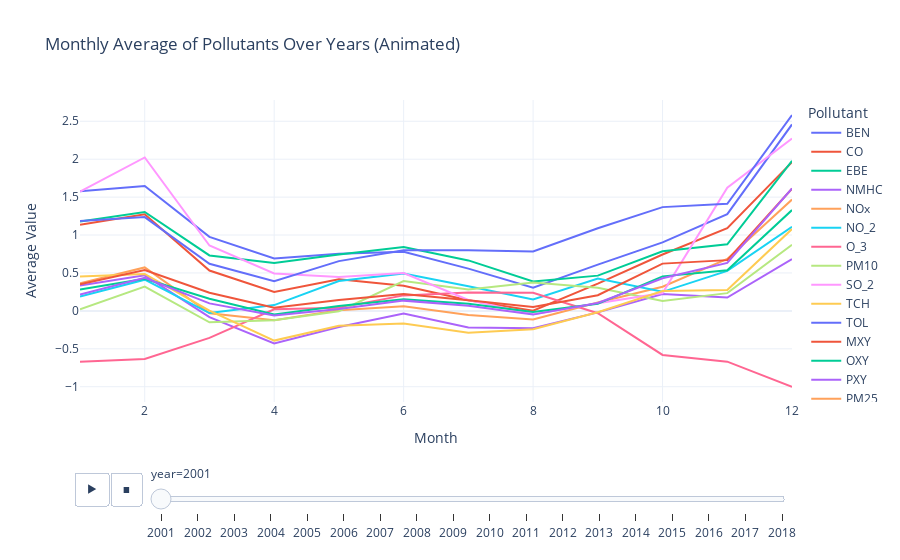

Here is the notebook cell this chart was saved with:
### Code cell
# --- MONTHLY AVERAGE PLOT (across all years) ---
scaled_data['month'] = scaled_data['date'].dt.month

monthly_avg = scaled_data.groupby(['month', 'year'])[pollutants].mean().reset_index()
melted_monthly = monthly_avg.melt(id_vars=['month', 'year'], var_name='Pollutant', value_name='Average')

fig_monthly = px.line(melted_monthly, x='month', y='Average', color='Pollutant', 
                      animation_frame='year', 
                      title='Monthly Average of Pollutants Over Years (Animated)',
                      labels={"month": "Month", "Average": "Average Value"})
fig_monthly.update_layout(template="plotly_white")
fig_monthly.show()

### Figure 1 — Plotly figure (JSON) as saved in the notebook; plotly's stock layout.template omitted (floating-point values rounded to 4 significant figures)
{"data": [{"hovertemplate": "Pollutant=BEN<br>year=2001<br>Month=%{x}<br>Average Value=%{y}<extra></extra>", "legendgroup": "BEN", "line": {"color": "#636efa", "dash": "solid"}, "marker": {"symbol": "circle"}, "mode": "lines", "name": "BEN", "orientation": "v", "showlegend": true, "type": "scatter", "x": [1, 2, 3, 4, 5, 6, 7, 8, 9, 10, 11, 12], "xaxis": "x", "y": [1.578, 1.647, 0.9758, 0.6904, 0.7531, 0.7786, 0.5576, 0.3068, 0.6092, 0.9024, 1.275, 2.458], "yaxis": "y"}, {"hovertemplate": "Pollutant=CO<br>year=2001<br>Month=%{x}<br>Average Value=%{y}<extra></extra>", "legendgroup": "CO", "line": {"color": "#EF553B", "dash": "solid"}, "marker": {"symbol": "circle"}, "mode": "lines", "name": "CO", "orientation": "v", "showlegend": true, "type": "scatter", "x": [1, 2, 3, 4, 5, 6, 7, 8, 9, 10, 11, 12], "xaxis": "x", "y": [1.136, 1.273, 0.5318, 0.2491, 0.4164, 0.3308, 0.1413, 0.002661, 0.3602, 0.7437, 1.091, 1.961], "yaxis": "y"}, {"hovertemplate": "Pollutant=EBE<br>year=2001<br>Month=%{x}<br>Average Value=%{y}<extra></extra>", "legendgroup": "EBE", "line": {"color": "#00cc96", "dash": "solid"}, "marker": {"symbol": "circle"}, "mode": "lines", "name": "EBE", "orientation": "v", "showlegend": true, "type": "scatter", "x": [1, 2, 3, 4, 5, 6, 7, 8, 9, 10, 11, 12], "xaxis": "x", "y": [1.177, 1.304, 0.7312, 0.6299, 0.7423, 0.8432, 0.6654, 0.3882, 0.4647, 0.786, 0.8772, 1.979], "yaxis": "y"}, {"hovertemplate": "Pollutant=NMHC<br>year=2001<br>Month=%{x}<br>Average Value=%{y}<extra></extra>", "legendgroup": "NMHC", "line": {"color": "#ab63fa", "dash": "solid"}, "marker": {"symbol": "circle"}, "mode": "lines", "name": "NMHC", "orientation": "v", "showlegend": true, "type": "scatter", "x": [1, 2, 3, 4, 5, 6, 7, 8, 9, 10, 11, 12], "xaxis": "x", "y": [0.3336, 0.4688, -0.0834, -0.4281, -0.2127, -0.036, -0.2204, -0.2289, -0.01971, 0.2227, 0.1764, 0.6817], "yaxis": "y"}, {"hovertemplate": "Pollutant=NOx<br>year=2001<br>Month=%{x}<br>Average Value=%{y}<extra></extra>", "legendgroup": "NOx", "line": {"color": "#FFA15A", "dash": "solid"}, "marker": {"symbol": "circle"}, "mode": "lines", "name": "NOx", "orientation": "v", "showlegend": true, "type": "scatter", "x": [1, 2, 3, 4, 5, 6, 7, 8, 9, 10, 11, 12], "xaxis": "x", "y": [0.3634, 0.5726, -0.03189, -0.1241, 0.009867, 0.06114, -0.05531, -0.1148, 0.1096, 0.3188, 0.6852, 1.467], "yaxis": "y"}, {"hovertemplate": "Pollutant=NO_2<br>year=2001<br>Month=%{x}<br>Average Value=%{y}<extra></extra>", "legendgroup": "NO_2", "line": {"color": "#19d3f3", "dash": "solid"}, "marker": {"symbol": "circle"}, "mode": "lines", "name": "NO_2", "orientation": "v", "showlegend": true, "type": "scatter", "x": [1, 2, 3, 4, 5, 6, 7, 8, 9, 10, 11, 12], "xaxis": "x", "y": [0.1906, 0.4114, -0.02905, 0.07654, 0.3936, 0.4922, 0.3241, 0.1516, 0.4279, 0.2511, 0.5278, 1.11], "yaxis": "y"}, {"hovertemplate": "Pollutant=O_3<br>year=2001<br>Month=%{x}<br>Average Value=%{y}<extra></extra>", "legendgroup": "O_3", "line": {"color": "#FF6692", "dash": "solid"}, "marker": {"symbol": "circle"}, "mode": "lines", "name": "O_3", "orientation": "v", "showlegend": true, "type": "scatter", "x": [1, 2, 3, 4, 5, 6, 7, 8, 9, 10, 11, 12], "xaxis": "x", "y": [-0.6693, -0.6351, -0.3558, 0.02001, 0.04003, 0.2042, 0.241, 0.239, -0.03167, -0.5805, -0.67, -1.002], "yaxis": "y"}, {"hovertemplate": "Pollutant=PM10<br>year=2001<br>Month=%{x}<br>Average Value=%{y}<extra></extra>", "legendgroup": "PM10", "line": {"color": "#B6E880", "dash": "solid"}, "marker": {"symbol": "circle"}, "mode": "lines", "name": "PM10", "orientation": "v", "showlegend": true, "type": "scatter", "x": [1, 2, 3, 4, 5, 6, 7, 8, 9, 10, 11, 12], "xaxis": "x", "y": [0.0218, 0.3201, -0.1501, -0.1245, -0.00451, 0.3935, 0.2813, 0.3756, 0.3036, 0.1302, 0.2338, 0.8728], "yaxis": "y"}, {"hovertemplate": "Pollutant=SO_2<br>year=2001<br>Month=%{x}<br>Average Value=%{y}<extra></extra>", "legendgroup": "SO_2", "line": {"color": "#FF97FF", "dash": "solid"}, "marker": {"symbol": "circle"}, "mode": "lines", "name": "SO_2", "orientation": "v", "showlegend": true, "type": "scatter", "x": [1, 2, 3, 4, 5, 6, 7, 8, 9, 10, 11, 12], "xaxis": "x", "y": [1.573, 2.023, 0.8616, 0.4924, 0.4456, 0.4991, 0.1437, -0.04283, 0.1003, 0.2352, 1.625, 2.273], "yaxis": "y"}, {"hovertemplate": "Pollutant=TCH<br>year=2001<br>Month=%{x}<br>Average Value=%{y}<extra></extra>", "legendgroup": "TCH", "line": {"color": "#FECB52", "dash": "solid"}, "marker": {"symbol": "circle"}, "mode": "lines", "name": "TCH", "orientation": "v", "showlegend": true, "type": "scatter", "x": [1, 2, 3, 4, 5, 6, 7, 8, 9, 10, 11, 12], "xaxis": "x", "y": [0.4532, 0.4862, 0.002095, -0.3917, -0.1975, -0.1655, -0.289, -0.2418, -0.01782, 0.2626, 0.275, 1.079], "yaxis": "y"}, {"hovertemplate": "Pollutant=TOL<br>year=2001<br>Month=%{x}<br>Average Value=%{y}<extra></extra>", "legendgroup": "TOL", "line": {"color": "#636efa", "dash": "solid"}, "marker": {"symbol": "circle"}, "mode": "lines", "name": "TOL", "orientation": "v", "showlegend": true, "type": "scatter", "x": [1, 2, 3, 4, 5, 6, 7, 8, 9, 10, 11, 12], "xaxis": "x", "y": [1.184, 1.236, 0.6204, 0.3914, 0.6559, 0.8005, 0.8005, 0.7831, 1.089, 1.368, 1.412, 2.581], "yaxis": "y"}, {"hovertemplate": "Pollutant=MXY<br>year=2001<br>Month=%{x}<br>Average Value=%{y}<extra></extra>", "legendgroup": "MXY", "line": {"color": "#EF553B", "dash": "solid"}, "marker": {"symbol": "circle"}, "mode": "lines", "name": "MXY", "orientation": "v", "showlegend": true, "type": "scatter", "x": [1, 2, 3, 4, 5, 6, 7, 8, 9, 10, 11, 12], "xaxis": "x", "y": [0.3498, 0.5381, 0.2392, 0.04208, 0.1444, 0.2237, 0.1413, 0.05196, 0.2063, 0.6231, 0.6691, 1.611], "yaxis": "y"}, {"hovertemplate": "Pollutant=OXY<br>year=2001<br>Month=%{x}<br>Average Value=%{y}<extra></extra>", "legendgroup": "OXY", "line": {"color": "#00cc96", "dash": "solid"}, "marker": {"symbol": "circle"}, "mode": "lines", "name": "OXY", "orientation": "v", "showlegend": true, "type": "scatter", "x": [1, 2, 3, 4, 5, 6, 7, 8, 9, 10, 11, 12], "xaxis": "x", "y": [0.2831, 0.4222, 0.1594, -0.04866, 0.06391, 0.1519, 0.09283, -0.01502, 0.09278, 0.4549, 0.5343, 1.33], "yaxis": "y"}, {"hovertemplate": "Pollutant=PXY<br>year=2001<br>Month=%{x}<br>Average Value=%{y}<extra></extra>", "legendgroup": "PXY", "line": {"color": "#ab63fa", "dash": "solid"}, "marker": {"symbol": "circle"}, "mode": "lines", "name": "PXY", "orientation": "v", "showlegend": true, "type": "scatter", "x": [1, 2, 3, 4, 5, 6, 7, 8, 9, 10, 11, 12], "xaxis": "x", "y": [0.2148, 0.4351, 0.09897, -0.06063, 0.0262, 0.1351, 0.06613, -0.04918, 0.1038, 0.4298, 0.6332, 1.614], "yaxis": "y"}, {"hovertemplate": "Pollutant=PM25<br>year=2001<br>Month=%{x}<br>Average Value=%{y}<extra></extra>", "legendgroup": "PM25", "line": {"color": "#FFA15A", "dash": "solid"}, "marker": {"symbol": "circle"}, "mode": "lines", "name": "PM25", "orientation": "v", "showlegend": true, "type": "scatter", "x": [1, 2, 3, 4, 5, 6, 7, 8, 9, 10, 11, 12], "xaxis": "x", "y": [null, null, null, null, null, null, null, null, null, null, null, null], "yaxis": "y"}, {"hovertemplate": "Pollutant=CH4<br>year=2001<br>Month=%{x}<br>Average Value=%{y}<extra></extra>", "legendgroup": "CH4", "line": {"color": "#19d3f3", "dash": "solid"}, "marker": {"symbol": "circle"}, "mode": "lines", "name": "CH4", "orientation": "v", "showlegend": true, "type": "scatter", "x": [1, 2, 3, 4, 5, 6, 7, 8, 9, 10, 11, 12], "xaxis": "x", "y": [null, null, null, null, null, null, null, null, null, null, null, null], "yaxis": "y"}, {"hovertemplate": "Pollutant=NO<br>year=2001<br>Month=%{x}<br>Average Value=%{y}<extra></extra>", "legendgroup": "NO", "line": {"color": "#FF6692", "dash": "solid"}, "marker": {"symbol": "circle"}, "mode": "lines", "name": "NO", "orientation": "v", "showlegend": true, "type": "scatter", "x": [1, 2, 3, 4, 5, 6, 7, 8, 9, 10, 11, 12], "xaxis": "x", "y": [null, null, null, null, null, null, null, null, null, null, null, null], "yaxis": "y"}], "layout": {"legend": {"title": {"text": "Pollutant"}, "tracegroupgap": 0}, "sliders": [{"active": 0, "currentvalue": {"prefix": "year="}, "len": 0.9, "pad": {"b": 10, "t": 60}, "steps": [{"args": [["2001"], {"frame": {"duration": 0, "redraw": false}, "fromcurrent": true, "mode": "immediate", "transition": {"duration": 0, "easing": "linear"}}], "label": "2001", "method": "animate"}, {"args": [["2002"], {"frame": {"duration": 0, "redraw": false}, "fromcurrent": true, "mode": "immediate", "transition": {"duration": 0, "easing": "linear"}}], "label": "2002", "method": "animate"}, {"args": [["2003"], {"frame": {"duration": 0, "redraw": false}, "fromcurrent": true, "mode": "immediate", "transition": {"duration": 0, "easing": "linear"}}], "label": "2003", "method": "animate"}, {"args": [["2004"], {"frame": {"duration": 0, "redraw": false}, "fromcurrent": true, "mode": "immediate", "transition": {"duration": 0, "easing": "linear"}}], "label": "2004", "method": "animate"}, {"args": [["2005"], {"frame": {"duration": 0, "redraw": false}, "fromcurrent": true, "mode": "immediate", "transition": {"duration": 0, "easing": "linear"}}], "label": "2005", "method": "animate"}, {"args": [["2006"], {"frame": {"duration": 0, "redraw": false}, "fromcurrent": true, "mode": "immediate", "transition": {"duration": 0, "easing": "linear"}}], "label": "2006", "method": "animate"}, {"args": [["2007"], {"frame": {"duration": 0, "redraw": false}, "fromcurrent": true, "mode": "immediate", "transition": {"duration": 0, "easing": "linear"}}], "label": "2007", "method": "animate"}, {"args": [["2008"], {"frame": {"duration": 0, "redraw": false}, "fromcurrent": true, "mode": "immediate", "transition": {"duration": 0, "easing": "linear"}}], "label": "2008", "method": "animate"}, {"args": [["2009"], {"frame": {"duration": 0, "redraw": false}, "fromcurrent": true, "mode": "immediate", "transition": {"duration": 0, "easing": "linear"}}], "label": "2009", "method": "animate"}, {"args": [["2010"], {"frame": {"duration": 0, "redraw": false}, "fromcurrent": true, "mode": "immediate", "transition": {"duration": 0, "easing": "linear"}}], "label": "2010", "method": "animate"}, {"args": [["2011"], {"frame": {"duration": 0, "redraw": false}, "fromcurrent": true, "mode": "immediate", "transition": {"duration": 0, "easing": "linear"}}], "label": "2011", "method": "animate"}, {"args": [["2012"], {"frame": {"duration": 0, "redraw": false}, "fromcurrent": true, "mode": "immediate", "transition": {"duration": 0, "easing": "linear"}}], "label": "2012", "method": "animate"}, {"args": [["2013"], {"frame": {"duration": 0, "redraw": false}, "fromcurrent": true, "mode": "immediate", "transition": {"duration": 0, "easing": "linear"}}], "label": "2013", "method": "animate"}, {"args": [["2014"], {"frame": {"duration": 0, "redraw": false}, "fromcurrent": true, "mode": "immediate", "transition": {"duration": 0, "easing": "linear"}}], "label": "2014", "method": "animate"}, {"args": [["2015"], {"frame": {"duration": 0, "redraw": false}, "fromcurrent": true, "mode": "immediate", "transition": {"duration": 0, "easing": "linear"}}], "label": "2015", "method": "animate"}, {"args": [["2016"], {"frame": {"duration": 0, "redraw": false}, "fromcurrent": true, "mode": "immediate", "transition": {"duration": 0, "easing": "linear"}}], "label": "2016", "method": "animate"}, {"args": [["2017"], {"frame": {"duration": 0, "redraw": false}, "fromcurrent": true, "mode": "immediate", "transition": {"duration": 0, "easing": "linear"}}], "label": "2017", "method": "animate"}, {"args": [["2018"], {"frame": {"duration": 0, "redraw": false}, "fromcurrent": true, "mode": "immediate", "transition": {"duration": 0, "easing": "linear"}}], "label": "2018", "method": "animate"}], "x": 0.1, "xanchor": "left", "y": 0, "yanchor": "top"}], "title": {"text": "Monthly Average of Pollutants Over Years (Animated)"}, "updatemenus": [{"buttons": [{"args": [null, {"frame": {"duration": 500, "redraw": false}, "fromcurrent": true, "mode": "immediate", "transition": {"duration": 500, "easing": "linear"}}], "label": "&#9654;", "method": "animate"}, {"args": [[null], {"frame": {"duration": 0, "redraw": false}, "fromcurrent": true, "mode": "immediate", "transition": {"duration": 0, "easing": "linear"}}], "label": "&#9724;", "method": "animate"}], "direction": "left", "pad": {"r": 10, "t": 70}, "showactive": false, "type": "buttons", "x": 0.1, "xanchor": "right", "y": 0, "yanchor": "top"}], "xaxis": {"anchor": "y", "domain": [0, 1], "title": {"text": "Month"}}, "yaxis": {"anchor": "x", "domain": [0, 1], "title": {"text": "Average Value"}}}}
